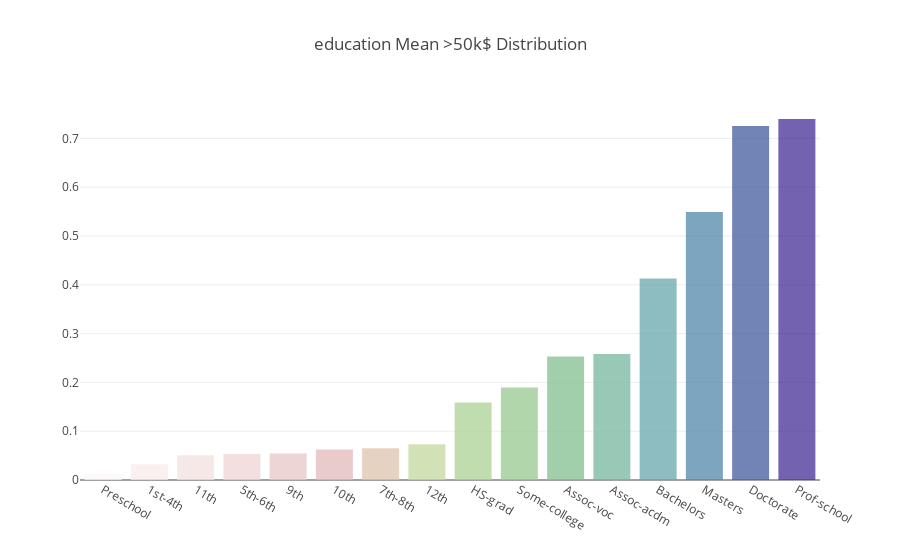

The cell this chart's notebook holds for it:
### Code cell
data = [
    go.Bar(
    x=education_classe_mean['education'],
    y=education_classe_mean['classe'],    
    opacity=0.75,
        marker=dict(
        color=bupu500)
    )
]
layout = go.Layout(title='education Mean >50k$ Distribution')
fig = go.Figure(data=data, layout=layout)

py.iplot(fig, filename='EmbDist')
